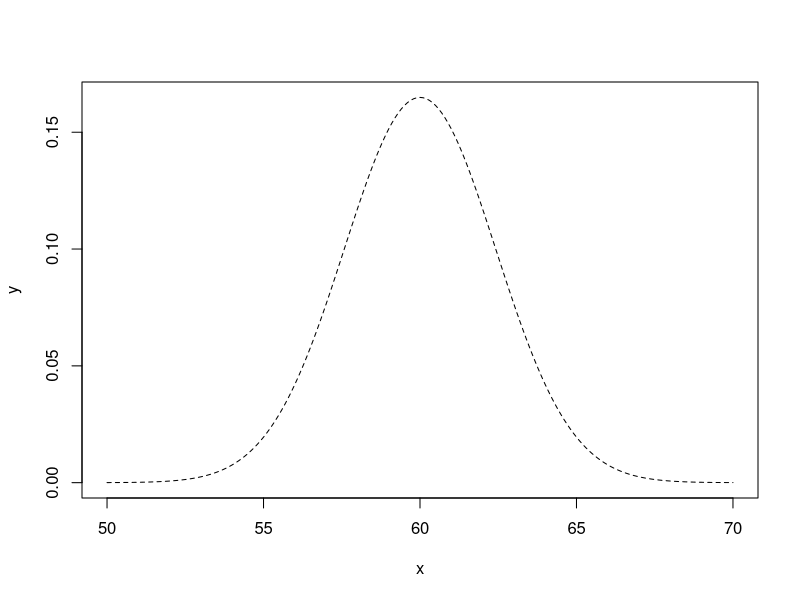
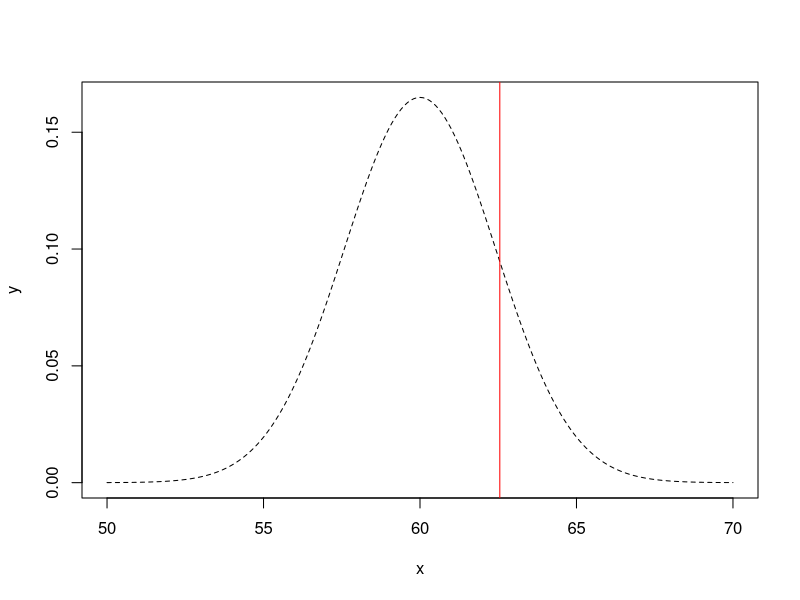

These charts were generated, in order, by the following R code:
## ---- chunk 1
set.seed(42)
pop <- round(runif(1e5, min = 18, max = 100))

mean(pop)
var(pop)
## ---- chunk 2
samp <- sample(pop, size = 100)

mean(samp)
## ---- chunk 3
se <- sqrt(var(samp)/length(samp))
## ---- chunk 4
x <- seq(50, 70, 0.1)
y <- dnorm(x, mean = 60, sd = se)

plot(x,y,type = 'l', lty='dashed')
## ---- chunk 5
plot(x,y,type = 'l', lty='dashed')
abline(v = mean(samp), col = 'red')
## ---- chunk 6
# the probability that a value drawn from a standard normal distribution will be 2 or less
pnorm(2)

# the probability that a value drawn from N(2,1) will be 2 or less
pnorm(2, mean = 2, sd = 1)
## ---- chunk 7
pnorm(mean(samp), mean = 60, sd = se, lower.tail = FALSE) +
  pnorm(60 - (mean(samp) - 60), mean = 60, sd = se, lower.tail = TRUE)
## ---- chunk 8
mean(samp) - 1.96 * se
mean(samp) + 1.96 * se
